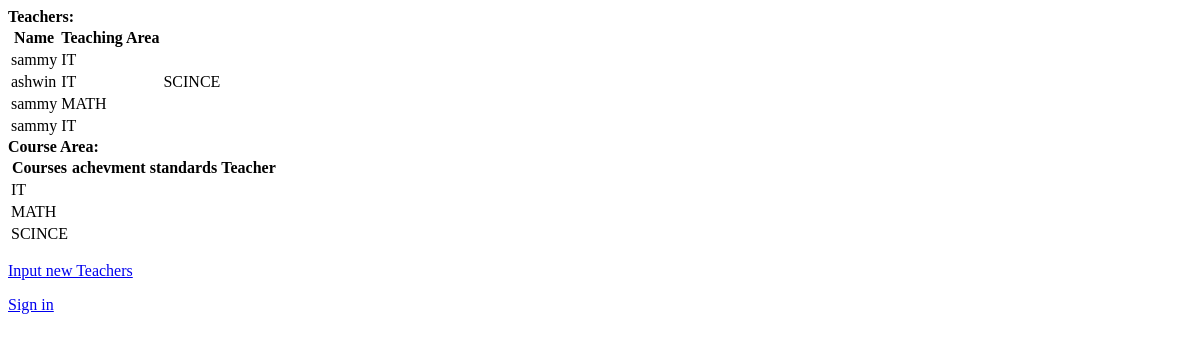
Before: / with the older database file.
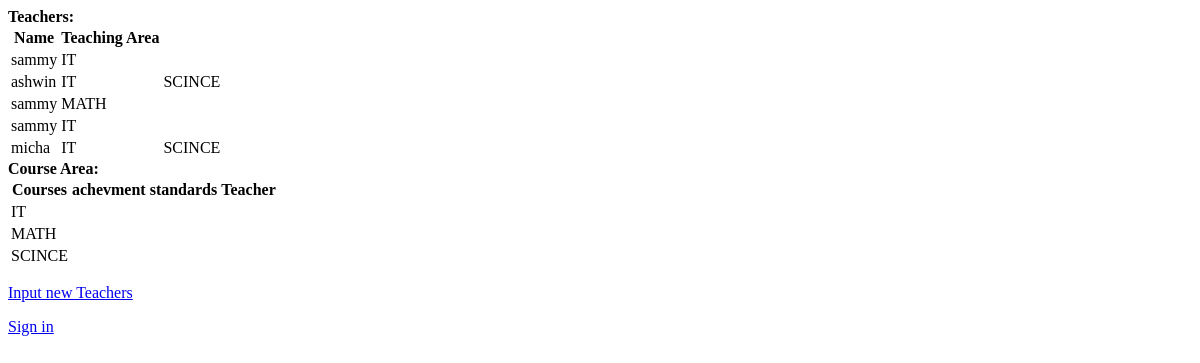
After: the same page with the newer database file.
### MyApp1/models.py (models this page shows, shortened)
class teacher(models.Model):
    Name = models.CharField(max_length=25)
    Course = models.ManyToManyField(CourseArea)
    Email = models.CharField(max_length=25)
    Password = models.CharField(max_length=25)
    classes = models.ManyToManyField(Unit, limit_choices_to={'Course__coursearea__course' : 'Course'} )

class CourseArea(models.Model):
   Title = models.CharField(max_length=25)

### MyApp1/views.py (the view)
# urls.py: re_path(r'^$',MyApp1.views.index, name='index'),
def index(request):
   teach = teacher.objects.all()
   CA = CourseArea.objects.all()
   return render(request, "MyApp1/index.html", {'content': teach, 'content2': CA})

### MyApp1/templates/MyApp1/index.html (shortened to what this page needs)
<html>
<head>
</head>
<body>
    <strong>Teachers:</strong>
    {% if content %}
    <table>
        <tr>
            <th>Name</th>
            <th>Teaching Area</th>
        </tr>
        {% for teach in content %}
        <tr>
            <td>{{teach.Name}}</td>
            {% for Course in teach.Course.all %}
            <td>{{Course.Title}}</td>
            {% endfor %}
        </tr>
        {% endfor %}
    </table>
    {% else %}
    <strong>No data!</strong>
    {% endif %}
    <strong>Course Area:</strong>
    {% if content2  %}
    <table>
        <tr>
            <th>Courses</th>
            <th>achevment standards</th>
            <th>Teacher</th>
        </tr>
        {% for CA in content2 %}
        <tr>
            <td>{{CA.Title}}</td>
        </tr>
        {% endfor %}
    </table>
    {% else %}
    <strong> NO DATA! </strong>
    {% endif %}
    <p><a href="{% url 'input' %}">Input new Teachers</a></p>
    <p><a href="{% url 'SignIn' %}">Sign in  </a></p>
</body>
</html>

Changed rows visible on the page:
added teacher: Name "micha", CourseArea (Title "IT"), CourseArea (Title "SCINCE")
